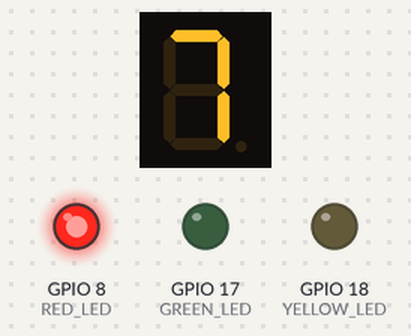
Simulated run of this program. Board: ESP32-S3. On the bench: 1-digit seven-segment display, output pins drawn as LEDs (lit = HIGH). Wiring (inferred from the names in the program): 1-digit 7-segment display, segments lit when LOW: segments GPIO 4, GPIO 5, GPIO 6, GPIO 7, GPIO 9, GPIO 10, GPIO 11. The segment pins are drawn as the display they are named for; pins used as bus, display or sensor lines are not drawn.

Above: at 0.1 s.
At 4.1 s:
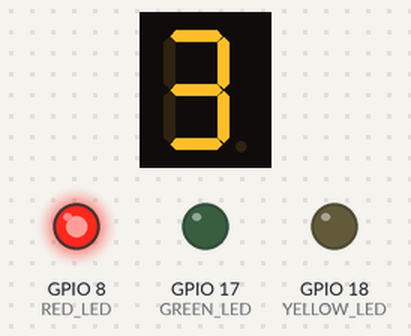
At 8.1 s:
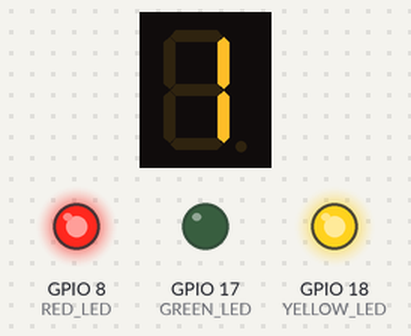
At 12.1 s:
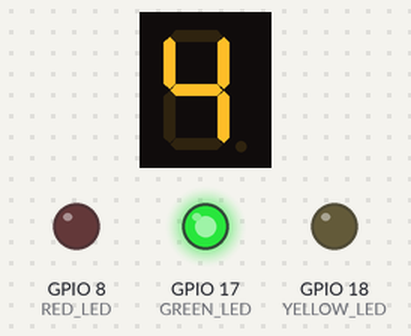
At 14.1 s:
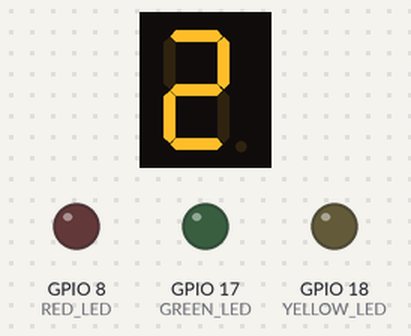
At 17.1 s:
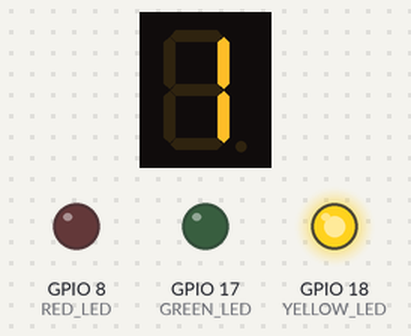
Timing chart, 0 to 37.5 s (numbered marks = the images above):
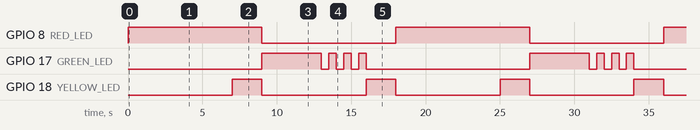

The program:

main.cpp
```cpp
#include <Arduino.h>

#define RED_LED     8
#define YELLOW_LED  18
#define GREEN_LED   17

#define SEG_A  4
#define SEG_B  5
#define SEG_C  6
#define SEG_D  7
#define SEG_E  9
#define SEG_F  10
#define SEG_G  11

#define RED_TIME_S         7
#define RED_YELLOW_TIME_S  2
#define GREEN_TIME_S       7
#define YELLOW_TIME_S      2

#define GREEN_BLINK_TIME_MS 500

TaskHandle_t trafficTaskHandle = NULL;

const bool digits[10][7] =
{
    {0,0,0,0,0,0,1}, // 0
    {1,0,0,1,1,1,1}, // 1
    {0,0,1,0,0,1,0}, // 2
    {0,0,0,0,1,1,0}, // 3
    {1,0,0,1,1,0,0}, // 4
    {0,1,0,0,1,0,0}, // 5
    {0,1,0,0,0,0,0}, // 6
    {0,0,0,1,1,1,1}, // 7
    {0,0,0,0,0,0,0}, // 8
    {0,0,0,0,1,0,0}  // 9
};

void displayDigit(uint8_t digit)
{
    if (digit > 9) digit = 9;

    digitalWrite(SEG_A, digits[digit][0]);
    digitalWrite(SEG_B, digits[digit][1]);
    digitalWrite(SEG_C, digits[digit][2]);
    digitalWrite(SEG_D, digits[digit][3]);
    digitalWrite(SEG_E, digits[digit][4]);
    digitalWrite(SEG_F, digits[digit][5]);
    digitalWrite(SEG_G, digits[digit][6]);
}

void clearDisplay()
{
    digitalWrite(SEG_A, HIGH);
    digitalWrite(SEG_B, HIGH);
    digitalWrite(SEG_C, HIGH);
    digitalWrite(SEG_D, HIGH);
    digitalWrite(SEG_E, HIGH);
    digitalWrite(SEG_F, HIGH);
    digitalWrite(SEG_G, HIGH);
}

void countdown(uint8_t seconds)
{
    for (int i = seconds; i > 0; i--)
    {
        displayDigit(i);
        vTaskDelay(pdMS_TO_TICKS(1000));
    }
}

void trafficLightTask(void *pvParameters)
{
    while (true)
    {
        digitalWrite(RED_LED, HIGH);
        digitalWrite(YELLOW_LED, LOW);
        digitalWrite(GREEN_LED, LOW);

        countdown(RED_TIME_S);


        digitalWrite(RED_LED, HIGH);
        digitalWrite(YELLOW_LED, HIGH);
        digitalWrite(GREEN_LED, LOW);

        countdown(RED_YELLOW_TIME_S);

        digitalWrite(RED_LED, LOW);
        digitalWrite(YELLOW_LED, LOW);
        digitalWrite(GREEN_LED, HIGH);


        for (int sec = 7; sec > 3; sec--)
        {
            displayDigit(sec);
            vTaskDelay(pdMS_TO_TICKS(1000));
        }


        for (int sec = 3; sec > 0; sec--)
        {
            displayDigit(sec);

            digitalWrite(GREEN_LED, LOW);
            vTaskDelay(pdMS_TO_TICKS(GREEN_BLINK_TIME_MS));

            digitalWrite(GREEN_LED, HIGH);
            vTaskDelay(pdMS_TO_TICKS(GREEN_BLINK_TIME_MS));
        }

        digitalWrite(RED_LED, LOW);
        digitalWrite(YELLOW_LED, HIGH);
        digitalWrite(GREEN_LED, LOW);

        countdown(YELLOW_TIME_S);

        clearDisplay();
    }
}

void setup()
{
    pinMode(SEG_A, OUTPUT);
    pinMode(SEG_B, OUTPUT);
    pinMode(SEG_C, OUTPUT);
    pinMode(SEG_D, OUTPUT);
    pinMode(SEG_E, OUTPUT);
    pinMode(SEG_F, OUTPUT);
    pinMode(SEG_G, OUTPUT);

    clearDisplay();

    pinMode(RED_LED, OUTPUT);
    pinMode(YELLOW_LED, OUTPUT);
    pinMode(GREEN_LED, OUTPUT);

    xTaskCreatePinnedToCore(
        trafficLightTask,
        "TrafficLight",
        4096,
        NULL,
        1,
        &trafficTaskHandle,
        1
    );
}

void loop()
{
}
```

Measured:
- by itself, GPIO 8 (RED_LED): alternates HIGH for 9.0 s and LOW for 9.0 s
- by itself, GPIO 17 (GREEN_LED): goes HIGH 4.0 s, 3 × (LOW 0.50 s, HIGH 0.50 s), LOW 11.0 s, HIGH 4.0 s, 3 × (LOW 0.50 s, HIGH 0.50 s), then LOW
- by itself, GPIO 18 (YELLOW_LED): alternates HIGH for 2.0 s and LOW for 7.0 s
- what the display in image 0 shows lasts 1.0 s, from 0.0 s to 1.0 s
